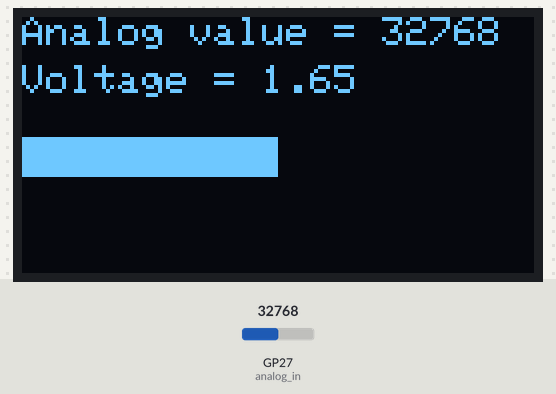
This program was run on a simulated Raspberry Pi Pico running CircuitPython. Shown: 128×64 one-colour display. The test bench sets the inputs (shaded band); at power-on: GP27 (analog_in) = 32768 (analog values on the 0–65535 scale).

Above: at 1.2 s.
1.3 s: GP27 (analog_in) set to 45874
At 2.2 s:
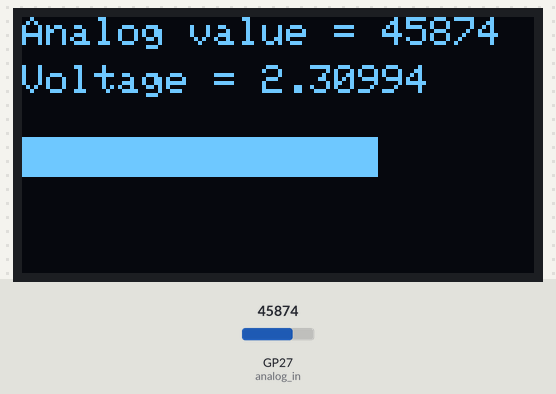
2.8 s: GP27 (analog_in) set to 57670
At 3.6 s:
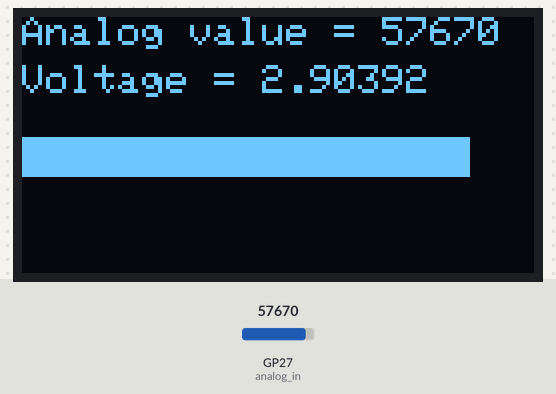
4.3 s: GP27 (analog_in) set to 65535
At 5.7 s:
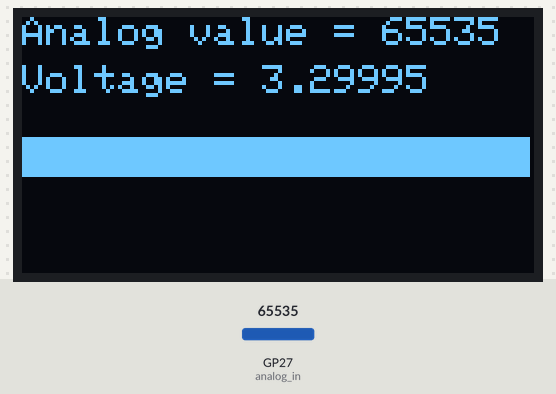
Timing chart, 0 to 7.3 s (numbered marks = the images above; inputs shaded):
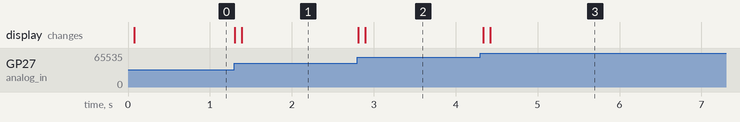

Measured:
- after the input at 1.3 s, the display: first changes at once (image 1 shows a later state)
- after the input at 2.8 s, the display: first changes at once (image 2 shows a later state)
- after the input at 4.3 s, the display: first changes at once (image 3 shows a later state)

The program:

AnalogIn-Oled.py
```python
###  This example code uses: Maker Pi Pico ;; Reference: www.cytron.io/p-maker-pi-pico
### This example code uses: Grove - OLED Display 0.96 inch - SSD1315 ;; Reference: www.cytron.io/p-grove-oled-display-0p96-inch-ssd1315

import board
from analogio import AnalogIn
import busio as io
import adafruit_ssd1306

# define analog input pin
analog_in = AnalogIn(board.GP27)

# helper function to calculate voltage from analog readings
def get_voltage(pin):
    return (pin.value * 3.3) / 65536

# initialize OLED
# I2C: SCL = GP1, SDA = GP0
# OLED: 128x64 pixels
i2c = io.I2C(board.GP1, board.GP0)
oled = adafruit_ssd1306.SSD1306_I2C(128, 64, i2c)


# program loop
while True:
	# clear all pixels
    oled.fill(0)

	# display analog value
	# text(string, x, y, color, *, font_name="font5x8.bin", size=1)
    oled.text('Analog value = ', 0, 0, 1)
    oled.text(str(analog_in.value), 90, 0, 1)

	# display voltage
    oled.text('Voltage = ', 0, 12, 1)
    oled.text(str(get_voltage(analog_in)), 60, 12, 1)

    # draw a rectangle based on analog value
	# fill_rect(x, y, width, height, color)
    oled.fill_rect(0, 30, (analog_in.value >> 9), 10, 1)

	# show on OLED
    oled.show()
```
